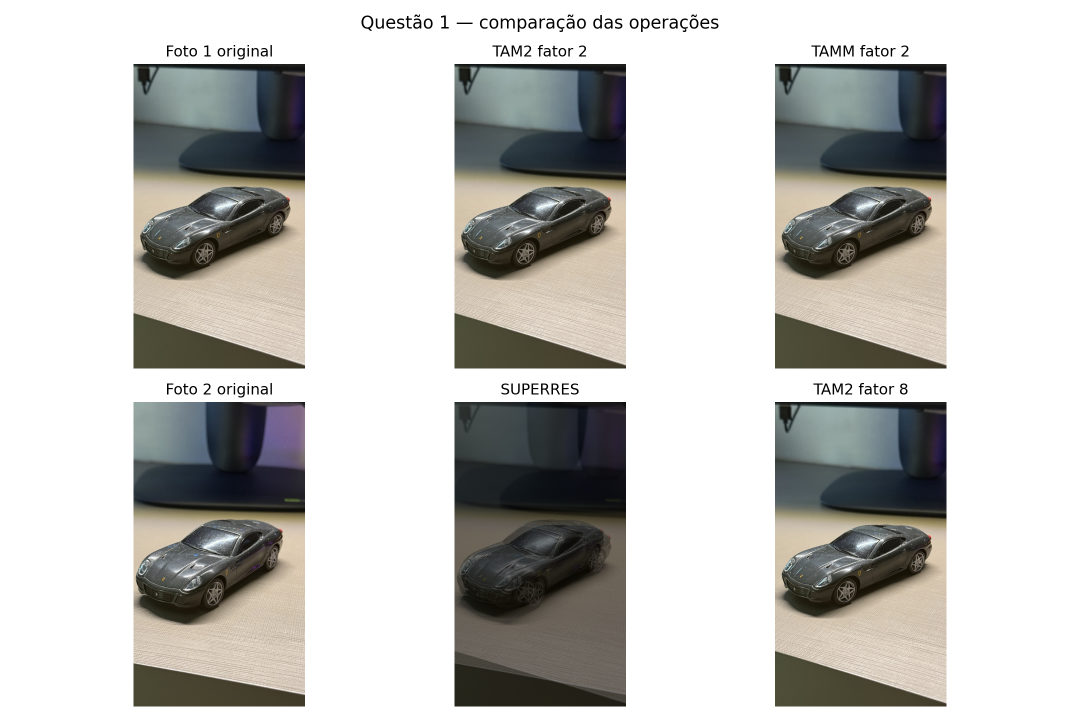
#> input picture material_relatorio/q1_comparacao.png, 2160 x 1440 px (shown at 1/2 size); its folder holds 5 pictures in this run
$ python gerar_relatorio_pdf.py
#> lines starting #> are read from the running program, lines starting #| are printed output that depends on the picture
"""Gera uma versão PDF curta, em duas colunas, do relatório final."""
from pathlib import Path
import textwrap
import matplotlib.pyplot as plt
from matplotlib.backends.backend_pdf import PdfPages
from matplotlib.image import imread

ROOT = Path(__file__).resolve().parents[1]
FIG = ROOT / 'material_relatorio'
PDF = FIG / 'relatorio_ieee.pdf'

def text_column(fig, text, x, y=0.92, width=48, fontsize=8.7, line=0.017):
#> called with x = 0.08, y = 0.9, width = 48, fontsize = 8.7, line = 0.017
    lines=[]
    for para in text.split('\n'):
        lines.extend(textwrap.wrap(para, width=width) or [''])
        lines.append('')
    for item in lines:
        fig.text(x, y, item, ha='left', va='top', fontsize=fontsize, family='serif')
        y -= line

def header(fig, section):
    fig.text(.5, .965, 'TRABALHO 1 — INTRODUÇÃO AO PROCESSAMENTO DE IMAGENS', ha='center', fontsize=12, weight='bold')
    fig.text(.5, .942, 'Luidgi Varela Carneiro — Matrícula 231011669', ha='center', fontsize=9)
    fig.text(.5, .022, f'Processamento Digital de Imagens — {section}', ha='center', fontsize=7, color='0.35')

def page_text(pdf, section, left, right):
    fig=plt.figure(figsize=(8.27,11.69)); header(fig, section)
    text_column(fig,left,.08,y=.90); text_column(fig,right,.53,y=.90)
    pdf.savefig(fig); plt.close(fig)

def page_figure(pdf, section, path, caption, left, right):
#> called with section = 'Questão 1 — Métodos'
    fig=plt.figure(figsize=(8.27,11.69)); header(fig, section)
    ax=fig.add_axes((.08,.49,.84,.38)); ax.imshow(imread(path)); ax.axis('off')
    fig.text(.5,.46,caption,ha='center',va='top',fontsize=8,wrap=True)
    text_column(fig,left,.08,y=.40,width=48,fontsize=8.4,line=.016)
    text_column(fig,right,.53,y=.40,width=48,fontsize=8.4,line=.016)
    pdf.savefig(fig); plt.close(fig)

with PdfPages(PDF) as pdf:
    page_text(pdf,'Resumo e Introdução',
        '''RESUMO\nEste trabalho implementa TAM2, TAMM e SUPERRES para aumento e combinação de imagens. Na Questão 1 foram usadas duas fotografias próprias do mesmo carrinho, em perspectivas ligeiramente diferentes. Na Questão 2 foram comparadas correção power-law e equalização de histograma nas imagens car, crowd e university.\n\n1. INTRODUÇÃO\nO objetivo é estudar operações básicas de processamento digital de imagens e observar como diferentes estratégias alteram valores, suavidade e contraste. Na expansão por repetição, cada amostra ocupa um bloco de pixels. Na expansão por médias, as posições intermediárias são calculadas a partir dos vizinhos. A correção power-law usa s=r^gamma; gamma menor que um tende a clarear e gamma maior que um tende a escurecer. A equalização redistribui níveis por meio da CDF do histograma.''',
        '''A TAM2 evidencia o efeito de replicação de amostras. A TAMM produz transições mais contínuas, enquanto SUPERRES insere duas aquisições em posições alternadas. Como as fotos da Questão 1 não são perfeitamente alinhadas, a composição pode exibir artefatos; esses efeitos são parte da análise, não foram removidos por registro geométrico.\n\nO restante do relatório apresenta a metodologia, os resultados das duas questões e as conclusões obtidas a partir das imagens realmente processadas.''')
    page_figure(pdf,'Questão 1 — Métodos',FIG/'q1_comparacao.png','Figura 1. Fotografias próprias e resultados de TAM2, TAMM e SUPERRES.',
        '''2. METODOLOGIA\nAs fotografias RGB foram preservadas com 864×1536 pixels. TAM2 foi implementada por chamadas sucessivas ao aumento por dois e executada com fatores 2 e 8. TAMM escreve os pixels originais em posições alternadas e calcula médias horizontais, verticais e diagonais; nas bordas, usa a amostra disponível. SUPERRES escreve a primeira fotografia em linhas e colunas ímpares e a segunda em linhas e colunas pares, conforme a convenção do MATLAB.''',
        '''3. RESULTADOS — QUESTÃO 1\nTAM2 fator 2, TAMM e SUPERRES geraram 1728×3072 pixels. TAM2 fator 8 gerou 6912×12288 pixels. TAM2 preservou os valores, mas produziu blocos visíveis. TAMM suavizou as transições e reduziu a aparência de blocos. SUPERRES demonstrou a posição alternada dos pixels, porém a diferença de ponto de vista causou duplicações, deslocamentos e uma composição esparsa. Os artefatos são coerentes com a ausência de alinhamento entre as fotografias.''')
    page_figure(pdf,'Questão 2 — Realce',FIG/'crowd_comparacao.png','Figura 2. Comparação de gamma e equalização na imagem crowd.',
        '''Foram testados gamma 0.4, 0.7, 1.4 e 2.2 para cada imagem. Os arquivos individuais foram preservados em resultados/q2. Pela inspeção visual, foram destacados gamma 0.7 para car, 0.4 para crowd e 0.4 para university, por oferecerem melhor visibilidade entre as alternativas testadas.\n\nA equalização foi implementada usando o histograma acumulado, sem ocultar o algoritmo em uma função pronta.''',
        '''A correção gamma é adequada quando se deseja controlar o brilho global. Em cenas escuras, valores menores que um revelaram mais detalhes. A equalização ampliou o contraste global, mas também pode exagerar diferenças e ruído. Por isso, a melhor técnica depende da imagem: gamma oferece controle tonal direto; equalização é mais forte quando o histograma ocupa uma faixa estreita.''')
#> call 2 of page_figure, with section = 'Questão 2 — Realce'
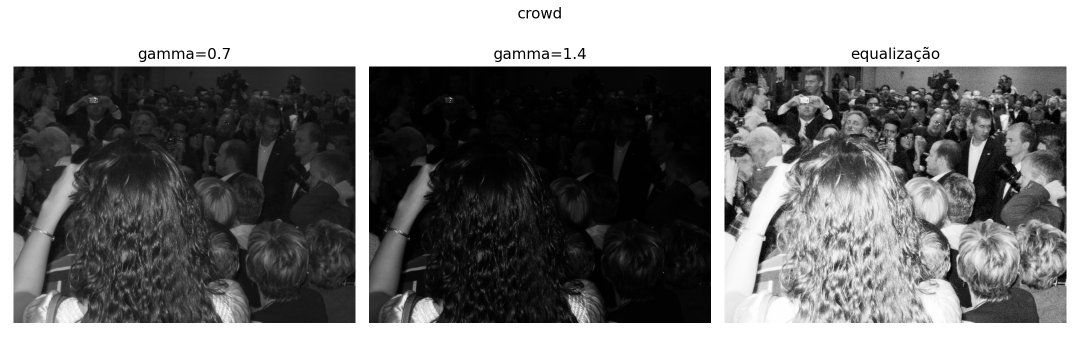
#> input picture material_relatorio/crowd_comparacao.png, 2160 x 720 px (shown at 1/2 size)
    page_figure(pdf,'Questão 2 — Histogramas, CDF e Conclusões',FIG/'car_histogramas_cdfs.png','Figura 3. Histogramas e CDF da imagem car antes e depois da equalização.',
        '''Na imagem car, a equalização redistribuiu os níveis de cinza e tornou a CDF mais espalhada no intervalo disponível. As três imagens foram equalizadas e os quatro valores de gamma foram executados, permitindo comparar tanto aparência quanto média e desvio-padrão em metricas_gamma.csv.\n\n4. CONCLUSÕES\nOs testes numéricos confirmaram a repetição da TAM2, as médias da TAMM e o posicionamento de SUPERRES.''',
        '''Na Questão 1, TAM2 foi a alternativa mais simples, TAMM apresentou aparência mais contínua e SUPERRES evidenciou a sensibilidade a diferenças de perspectiva. Na Questão 2, gamma permitiu ajustes controlados de brilho, enquanto a equalização produziu maior alteração de contraste. Todas as conclusões foram baseadas nos resultados salvos durante a execução.\n\nOs arquivos fonte, imagens originais, resultados e figuras estão organizados no repositório.''')
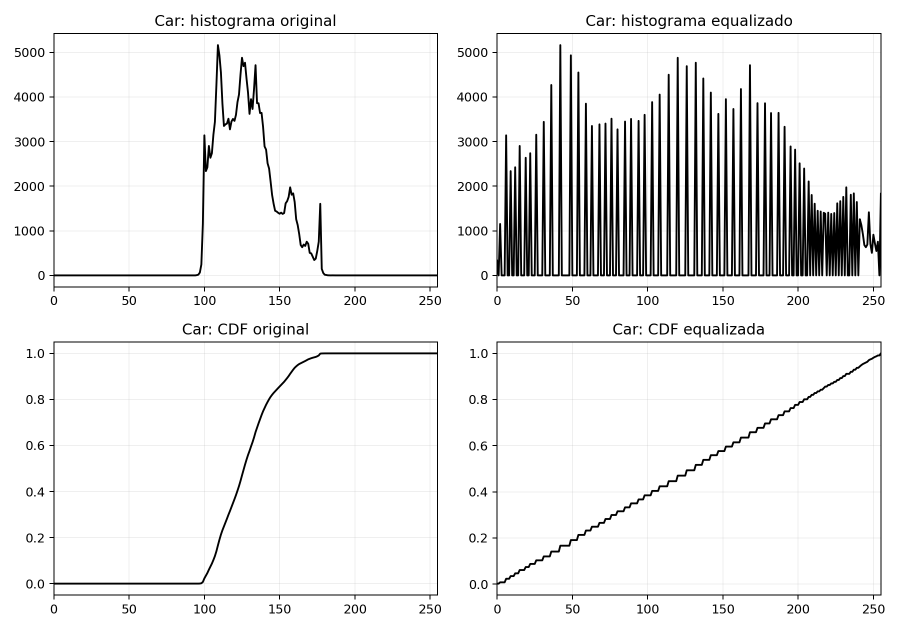
#> input picture material_relatorio/car_histogramas_cdfs.png, 1800 x 1260 px (shown at 1/2 size)
print(f'PDF gerado em {PDF}')
